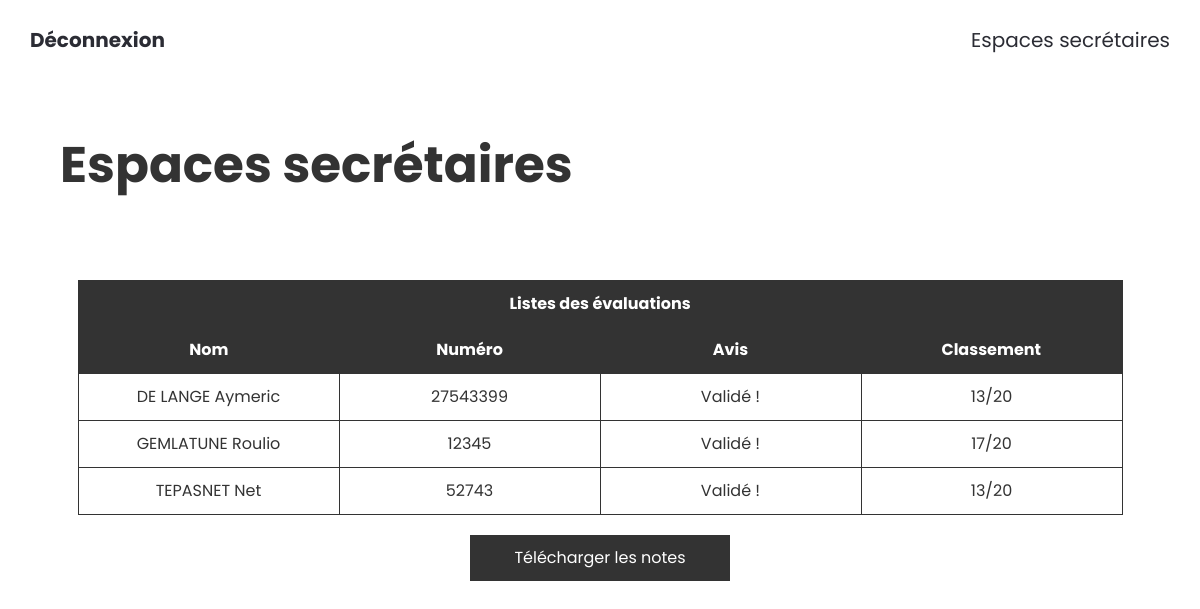
/ (signed in), run on the app's committed database.
### tables this page shows
CREATE TABLE `evaluation` (
  `id` int NOT NULL AUTO_INCREMENT,
  `candidat` int NOT NULL,
  `name` varchar(50) NOT NULL,
  `first_name` varchar(50) NOT NULL,
  `Bac` varchar(50) NOT NULL,
  `Travail` varchar(50) NOT NULL,
  `Absence` varchar(50) NOT NULL,
  `Comportement` varchar(50) NOT NULL,
  `EtudeSUP` varchar(50) NOT NULL,
  `AvisPP` varchar(50) NOT NULL,
  `AvisProviseur` varchar(50) NOT NULL,
  `LM` varchar(50) NOT NULL,
  `Remarque` varchar(200) NOT NULL,
  PRIMARY KEY (`id`)
);

### controller/auth.php (called while the page is built, shortened)
<?php
function Connecte(): bool
{
    return !empty($_SESSION['CONNECTED']);
}

### controller/points-calc.php (called while the page is built, shortened)
<?php
switch ($value['Bac']) {
    case 'PRO':
        $bac_points = 8;
        break;
    case 'Autres';
        break;
}
switch ($value['Travail']) {
    case 'Oui';
        $travail_points = 1;
        break;
}
switch ($value['Absence']) {
    case 'Oui':
        $absence_points = -2;
        break;
    case 'Non':
        $absence_points = 1;
        break;
}
switch ($value['Comportement']) {
    case 'Oui':
        $comportement_points = 0;
        break;
    case 'Non':
        $comportement_points = 1;
        break;
}
switch ($value['AvisPP']) {
    case 'B':
        $AvisPP_points = 2;
        break;
}
switch ($value['AvisProviseur']) {
    case 'B':
        $AvisProviseur_points = 2;
        break;
    case 'AB':
        $AvisProviseur_points = 1;
        break;
}
switch ($value['LM']) {
    case 'B':
        $LM_points = 2;
        break;
    case 'Insuf.':
        $LM_points = -1;
        break;
}
$points = $bac_points + $travail_points + $absence_points + $comportement_points + $AvisPP_points + $AvisProviseur_points + $LM_points;

### view/homepages/secretaire.php (the view, shortened to what this page needs)
<?php
include "db/database.php";
$sql = "SELECT * FROM `evaluation`";
$result = $db->prepare($sql);
$result->execute();
$data_secretaire = $result->fetchAll();
?>
<?php include "view/header.php"; ?>
<main>
    <h1 class="title">Espaces secrétaires</h1>
    <table>
        <thead>
        <tr>
            <th colspan="4">Listes des évaluations</th>
        </tr>
        <tr>
            <th>Nom</th>
            <th>Numéro</th>
            <th>Avis</th>
            <th>Classement</th>
        </tr>
        </thead>
        <tbody>
        <?php
        foreach ($data_secretaire as $key => $value) {
            include "controller/points-calc.php";
            if ($points >= 10) {
                $validation = "Validé !";
            } else {
                $validation = "Refusé !";
            }
            echo "<tr>";
            echo '<td>' . $value['name'] . ' ' . $value['first_name'] . '</td>';
            echo '<td>' . $value['candidat'] . '</td>';
            echo '<td>' . $validation . '</td>';
            echo '<td>' . $points .'/20'. '</td>';
            echo "</tr>";
        }
        ?>
        </tbody>
    </table>
    <a href="controller/extractToCSV.php" class="btn__downloads">Télécharger les notes</a>
</main>
</body>
</html>

### index.php (shortened to what this page needs)
<?php
include "controller/userControl.php";
include "controller/auth.php";
if (Connecte()) {
    switch ($_SESSION['LOGGED_ROLE']) {
        case 'secretaire':
            include "view/homepages/secretaire.php";
            break;
    }
}

### view/header.php (shortened to what this page needs)
<link rel="stylesheet" href="src/css/style.css">
<header>
    <div class="logo">
        <a href="/controller/logout.php">Déconnexion</a>
    </div>
    <nav>
        <?php
        switch ($_SESSION['LOGGED_ROLE']) {
            case 'secretaire':
                echo '<a href="#">Espaces secrétaires</a>';
                break;
        }
        ?>
    </nav>
</header>

### src/css/style.css (style rules this page uses)
a { text-decoration: none; }
a { color: #2B2C34; }
h1 { font-size: 50px; font-weight: bold; margin-bottom: 30px; }
main { width: 100%; min-height: 500px; }
main .title { padding: 5%; }
header { display: flex; justify-content: space-between; align-items: center; font-size: 20px; height: 80px; padding: 0 30px; }
header .logo { font-weight: bold; }
header nav { display: flex; gap: 32px; }

### view/homepages/secretaire.php (style rules this page uses)
thead { font-weight: bold; }
table { margin: auto; }
table, td { border: 1px solid #333; }
thead, tfoot { background-color: #333; color: #fff; }
tr > * { padding: 15px 30px; }
td { width: 200px; max-width: 90%; text-align: center; }
.btn__downloads { background: #333; color: #FFF; display: flex; justify-content: center; align-items: center; margin: 20px auto; width: 200px; padding: 15px 30px; text-decoration: none !important; }

### data on the page
evaluation: name "DE LANGE", first_name "Aymeric", candidat "27543399", validation "Validé !", points "13"
evaluation: name "GEMLATUNE", first_name "Roulio", candidat "12345", validation "Validé !", points "17"
evaluation: name "TEPASNET", first_name "Net", candidat "52743", validation "Validé !", points "13"
